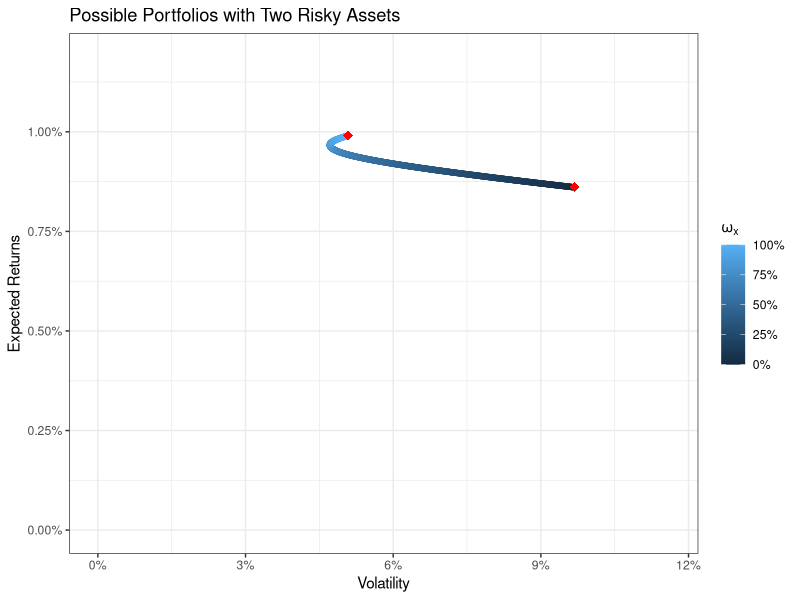

Here is the R script that generated this plot:
#


require(tseries)
rm(list = ls())

dat_stock <- read.csv("StockData.csv")

two_asset = dat_stock[,3:4]

w1 = 0.5
n= nrow(two_asset)
returns = (two_asset[-1,]/two_asset[-n,]) - 1 #Computes simple returns
R1=returns[,1]
R2=returns[,2]
Rp = w1*R1 + (1-w1)*R2

meu_P = w1*mean(R1) + (1-w1)*mean(R2)
var_p = (w1*w1)*(sd(R1)*sd(R1)) + ((1-w1)*(1-w1))*(sd(R2)*sd(R2))+ 2*w1*(1-w1)*sd(R1)*sd(R2)*cor(R1,R2)
w_opt = ((sd(R2))^2 - sd(R1)*sd(R2)*cor(R1,R2))/((sd(R1))^2 - 2*sd(R1)*sd(R2)*cor(R1,R2) + (sd(R2))^2)
w_opt
var_p
#0.002221649(minimum at w1 = 0.8168216)

#Efficient frontier when row =1
w1=0.5
meu_P = w1*mean(R1) + (1-w1)*mean(R2)
var_p1 = ((w1*sd(R1)) + (1-w1)*sd(R2))^2
var_p2 = ((w1*sd(R1)) - (1-w1)*sd(R2))^2

sigma1 = sqrt(var_p1)
sigma2 = sqrt(var_p2)

w1 = (sigma1 - sd(R2))/(sd(R1)-sd(R2))
w2 = (-sigma2 + sd(R2))/(sd(R1)+sd(R2))


######################################

library(data.table)
library(ggplot2)
library(scales)

er_x <- mean(R1)
er_y <- mean(R2)

# II) risk (standard deviation) as a risk measure
sd_x <- sd(R1)
sd_y <- sd(R2)

# III) covariance
cov_xy <- cov(R1, R2)
#cov_xy <- sd(R1)*sd(R2)  #row = 1 straight line
#cov_xy <- -sd(R1)*sd(R2) #row = -1 two straight lines
#cov_xy = 0               #curve

# create 1000 portfolio weights (omegas)
x_weights <- seq(from = 0, to = 1, length.out = 1000)

# create a data.table that contains the weights for the two assets
two_assets <- data.table(wx = x_weights,
                         wy = 1 - x_weights)

# calculate the expected returns and standard deviations for the 1000 possible portfolios
two_assets[, ':=' (er_p = wx * er_x + wy * er_y,
                   sd_p = sqrt(wx^2 * sd_x^2 +
                                 wy^2 * sd_y^2 +
                                 2 * wx * (1 - wx) * cov_xy))]
# lastly plot the values
ggplot() +
  geom_point(data = two_assets, aes(x = sd_p, y = er_p, color = wx)) +
  geom_point(data = data.table(sd = c(sd_x, sd_y), mean = c(er_x, er_y)),
             aes(x = sd, y = mean), color = "red", size = 3, shape = 18) +
  # Miscellaneous Formatting
  theme_bw() + ggtitle("Possible Portfolios with Two Risky Assets") +
  xlab("Volatility") + ylab("Expected Returns") +
  scale_y_continuous(label = percent, limits = c(0, max(two_assets$er_p) * 1.2)) +
  scale_x_continuous(label = percent, limits = c(0, max(two_assets$sd_p) * 1.2)) +
  scale_color_continuous(name = expression(omega[x]), labels = percent)
